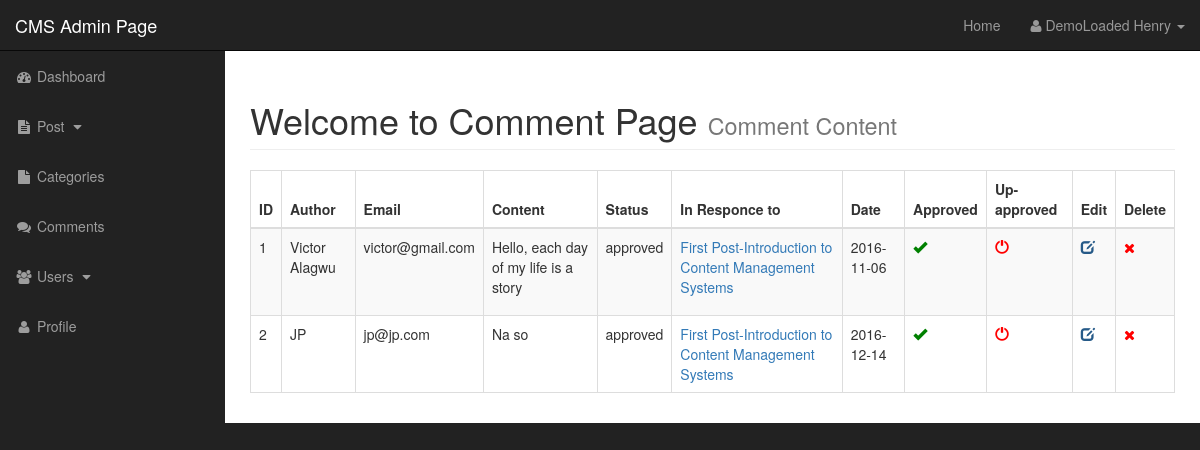
Page /admin/comment.php (signed in) on the committed database.
### tables this page shows
CREATE TABLE `comments` (
  `comment_id` int(3) NOT NULL,
  `comment_post_id` int(3) NOT NULL,
  `comment_author` varchar(255) NOT NULL,
  `comment_email` varchar(255) NOT NULL,
  `comment_content` text NOT NULL,
  `comment_status` varchar(255) NOT NULL,
  `comment_date` date NOT NULL
);

CREATE TABLE `posts` (
  `post_id` int(3) NOT NULL,
  `post_category_id` int(3) NOT NULL,
  `post_title` varchar(255) NOT NULL,
  `post_author` varchar(255) NOT NULL,
  `post_date` date NOT NULL,
  `post_image` text NOT NULL,
  `post_content` text NOT NULL,
  `post_tags` varchar(300) NOT NULL,
  `post_comment_count` varchar(255) NOT NULL,
  `post_status` varchar(255) NOT NULL DEFAULT 'draft'
);

### admin/includes/admin_view_all_comments.php (the view, shortened to what this page needs)
<div class="row">
    <div class="col-lg-12">
        <div class="table-responsive">
            <table class="table table-bordered table-striped table-hover">
                <thead>
                    <tr>
                        <th>ID</th>
                        <th>Author</th>
                        <th>Email</th>
                        <th>Content</th>
                        <th>Status</th>
                        <th>In Responce to</th>
                        <th>Date</th>
                        <th>Approved</th>
                        <th>Up-approved</th>
                        <th>Edit</th>
                        <th>Delete</th>
                    </tr>
                </thead>
                <tbody>
                    <?php
$query = "SELECT * FROM comments";
$run_query = mysqli_query($con, $query);
while ($row = mysqli_fetch_array($run_query)) {
	$comment_id = $row['comment_id'];
	$comment_post_id = $row['comment_post_id'];
	$comment_author = $row['comment_author'];
	$comment_email = $row['comment_email'];
	$comment_date = $row['comment_date'];
	$comment_content = $row['comment_content'];
	$comment_status = $row['comment_status'];
	echo "<tr>";
	echo "<td>{$comment_id}</td>";
	echo "<td>{$comment_author}</td>";
	echo "<td>{$comment_email}</td>";
	echo "<td>{$comment_content}</td>";
	echo "<td>{$comment_status}</td>";
	$post_query = "SELECT * FROM posts WHERE post_id=$comment_post_id";
	$run_post_query = mysqli_query($con, $post_query);
	while ($row = mysqli_fetch_array($run_post_query)) {
		$post_id = $row['post_id'];
		$post_title = $row['post_title'];
		echo "<td><a href='../post.php?post={$post_id}'>{$post_title}</a></td>";
	}
	echo "<td>{$comment_date}</td>";
	echo "<td><a href='comment.php?approved={$comment_id}'><span class='glyphicon glyphicon-ok' style='color: green;'></span></a></td>";
	echo "<td><a href='comment.php?unapproved={$comment_id}'><span class='glyphicon glyphicon-off' style='color: red;' ></span></a></td>";
	echo "<td><a href='comment.php?source=edit_comment&c_id={$comment_id}'><span class='glyphicon glyphicon-edit' style='color: #265a88;'></span></a></td>";
	echo "<td><a href='?del={$comment_id}'><i class='fa fa-times' style='color: red;'></i></a></td>";
	echo "</tr>";
}
?>
                </tbody>
            </table>
        </div>
    </div>
</div>

### admin/css/sb-admin.css (style rules this page uses)
body { margin-top: 100px; background-color: #222; }
@media (min-width:768px) { body { margin-top: 50px; } }

### rows in the picture
comments: comment_id "1", comment_author "Victor Alagwu", comment_email "victor@gmail.com", comment_content "Hello, each day of my life is a story", comment_status "approved", comment_date "2016-11-06"
posts: post_title "First Post-Introduction to Content Management Systems"
comments: comment_id "2", comment_author "JP", comment_email "jp@jp.com", comment_content "Na so", comment_status "approved", comment_date "2016-12-14"

### other values in the picture
$_SESSION['firstname'] "DemoLoaded"
$_SESSION['lastname'] "Henry"
